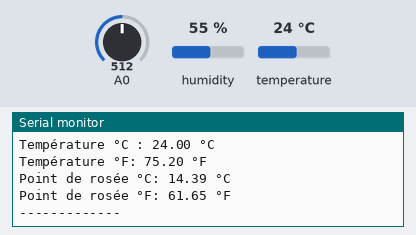
This sketch was run on a simulated Arduino Uno, built with avr-gcc and run on an emulated ATmega328P. Parts: the last lines printed to the serial monitor. The inputs (shaded band) are chosen by the test bench; at power-on: humidity 55 %, temperature 24 °C, A0 = 512.

Above: at 2.8 s.
2.9 s: humidity set to 22 %
At 4.8 s:
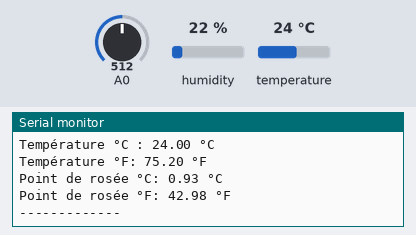
5.6 s: temperature set to 12 °C
At 6.8 s:
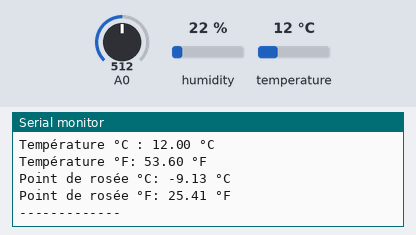
8.3 s: humidity set to 40 %
At 11.0 s:
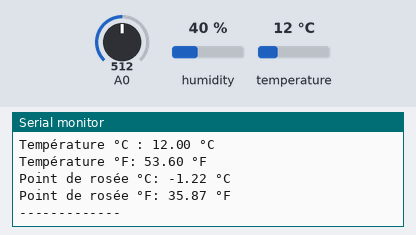
Timing chart, 0 to 12.5 s (numbered marks = the images above; inputs shaded):
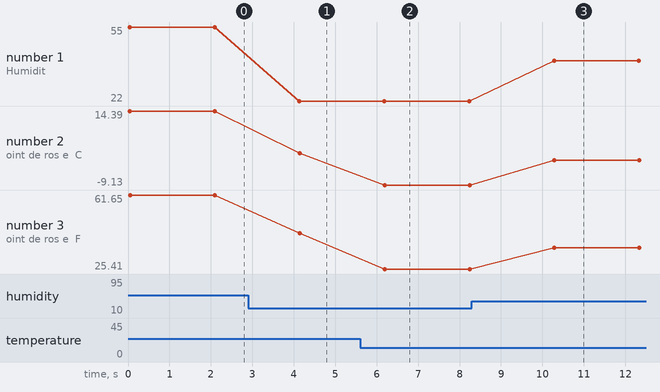

Measured:
- after the input at 2.9 s, the serial monitor: prints a new line after 1.2 s (image 1)
- after the input at 5.6 s, the serial monitor: prints a new line after 0.59 s (image 2)
- after the input at 8.3 s, the serial monitor: prints a new line after 2.0 s (image 3)
- plotted number 1: 55 → 22 after the input at 2.9 s, 22 → 40 after the input at 8.3 s
- plotted number 2: 14.39 → 0.93 after the input at 2.9 s, 0.93 → -9.13 after the input at 5.6 s, -9.13 → -1.22 after the input at 8.3 s
- plotted number 3: 61.65 → 42.98 after the input at 2.9 s, 42.98 → 25.41 after the input at 5.6 s, 25.41 → 35.87 after the input at 8.3 s

The sketch:

si7021.ino
```cpp
// --- SI7021
#include <Adafruit_Si7021.h>
Adafruit_Si7021 sensor = Adafruit_Si7021();

void setup() {
  Serial.begin(115200);


  // --- SI7021
  if (!sensor.begin()) {
    while (true);
  }
  // put your setup code here, to run once:

}

void loop() {
  float hum = sensor.readHumidity();
  float celsTemp = sensor.readTemperature();
  double celsGamma = log(hum / 100) + ((17.62 * celsTemp) / (243.5 + celsTemp));
  double celsRosee = 243.5 * celsGamma / (17.62 - celsGamma);

  float fahrTemp = celsTemp * 1.8 + 32;
  double fahrGamma = log(hum / 100) + ((17.62 * fahrTemp) / (243.5 + fahrTemp));
  double fahrRosee = 243.5 * fahrGamma / (17.62 - fahrGamma);

  // --- SCT013
  float tension = analogRead(A0);
  float tension2 = (tension * 5) / 1024;

  Serial.print("Humidité : ");
  Serial.print(hum);
  Serial.print(" %");
  Serial.print("\n");
  Serial.print("Température °C : ");
  Serial.print(celsTemp);
  Serial.print(" °C");
  Serial.print("\n");
  Serial.print("Température °F: ");
  Serial.print(fahrTemp);
  Serial.print(" °F");
  Serial.print("\n");
  Serial.print("Point de rosée °C: ");
  Serial.print(celsRosee);
  Serial.print(" °C");
  Serial.print("\n");
  Serial.print("Point de rosée °F: ");
  Serial.print(fahrRosee);
  Serial.print(" °F");
  Serial.print("\n");
  Serial.print("-------------");
  Serial.print("\n");
  delay(2000);
}
```
